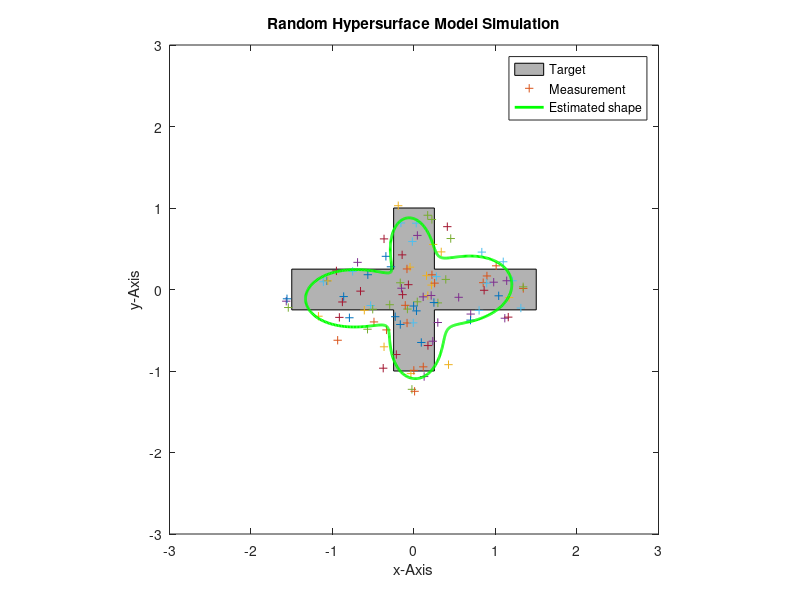

Reproduce this figure in MATLAB.
% Implementation of Star-Convex RHMs using Fourier Coefficients and the UKF according to the paper 
%
% M. Baum and U. D. Hanebeck, "Shape tracking of extended objects and group targets with star-convex RHMs," 
% 14th International Conference on Information Fusion, Chicago, IL, 2011, pp. 1-8.
% URL: http://ieeexplore.ieee.org/stamp/stamp.jsp?tp=&arnumber=5977661&isnumber=5977431
%
% Source code written by Robin Sandkuehler & Marcus Baum 

function randomHypersurfaceModel_2011(numberOfMeasurement)
if nargin ==0
numberOfMeasurement= 100;
end
% Number of Fourier coefficients
nr_Fourier_coeff = 11;

% State describtion prior [b0--bn, x, y]
x = zeros(nr_Fourier_coeff + 2, 1);
x(1) = 1.5;

% State covariance prior
C_x = diag([ones(1, nr_Fourier_coeff).*0.02, 0.3, 0.3]);

% Measurement noise
measurementNoise = diag([0.2, 0.2].^2);

% Scale properties
scale.mean = 0.7;
scale.variance = 0.08;

% Angular resolution for plotting
phi_vec = [0:0.01:2*pi];

% Object size
a = 3;      % -- width of the horizontal rectangle
b = 0.5;    % | height of the horizontal rectangle
c = 2;      % | height of the vertical rectangle
d = 0.5;    % -- width of the vertical rectangle

sizeObject = [a b c d];

% Object shape bounds
objectBounds = [[-d, -c];[d, -c];[d, -b];[a, -b];[a, b];[d, b];[d, c];
    [-d, c];[-d, b];[-a, b];[-a, -b];[-d, -b]]' ./ 2;


% Main

% Plot
h_object = fill(objectBounds(1, :), objectBounds(2, :), [.7 .7 .7]);
hold on
xlim([-3 3]);
ylim([-3 3]);
axis equal
xlabel('x-Axis')
ylabel('y-Axis')
title('Random Hypersurface Model Simulation')



for j = 1 : numberOfMeasurement
    
    % Get new measurement
    newMeasurement = getNewMeasurement(sizeObject, measurementNoise);
    
    % Filter step
    [x, C_x] = UKF_FilterStep(x, C_x, newMeasurement, [scale.mean; [0 0]'], ...
        blkdiag(scale.variance, measurementNoise), @f_meas_pseudo_squared, nr_Fourier_coeff);
    
    % Plot
    shape = calcShape(phi_vec, x, nr_Fourier_coeff);
    
    h_measure = plot(newMeasurement(1), newMeasurement(2), '+');
    h_shape =  plot(shape(1, :), shape(2, :), 'g-', 'linewidth', 2);
    legend([h_object, h_measure, h_shape],'Target', 'Measurement', 'Estimated shape')
    drawnow;
    
    if j ~= numberOfMeasurement
        delete(h_shape)
    end
    
end

hold off
end



function measurement =  getNewMeasurement( sizeObject, measurementNoise )

a = sizeObject(1); % -- width of the horizontal rectangle
b = sizeObject(2); % | height of the horizontal rectangle
c = sizeObject(3); % | height of the vertical rectangle
d = sizeObject(4); % -- width of the vertical rectangle

measurementsourceNotValid = 1;

while measurementsourceNotValid
    
    %Measurementsoure
    x = -a/2 + a.*rand(1, 1);
    y = -c/2 + c.*rand(1, 1);
    
    if y > b/2 && x < -d/2 || y > b/2 && x > d/2 ||...
       y < -b/2 && x < -d/2 || y < -b/2 && x > d/2
        
        x = -a/2 + a.*rand(1, 1);
        y = -c/2 + c.*rand(1, 1);
        
    else
        measurementsourceNotValid = 0;
    end
end

% Add zero-mean Gaussian noise to the measurement sources
measurement = [x; y] + (randn(1, 2) * chol(measurementNoise))';
end

function pseudoMeasurement = f_meas_pseudo_squared(x, noise, y, nr_Fourier_coeff)

numberOfSigmaPoints = size(x, 2);
pseudoMeasurement = zeros(1, numberOfSigmaPoints);

for j = 1 : numberOfSigmaPoints
    
    s = noise(1, j);
    v = noise(2:3, j);
    b = x(1:nr_Fourier_coeff, j);
    m = x(nr_Fourier_coeff + 1:nr_Fourier_coeff + 2, j);
    
    theta = atan2(y(2) - m(2), y(1) - m(1))+2*pi;

    R = calcFourierCoeff(theta, nr_Fourier_coeff);
    
    e = [cos(theta); sin(theta)];
    
    pseudoMeasurement(j) = (norm( m - y ))^2 - (s^2 *(R * b).^2 + 2 * s * R * b * e' * v + norm(v)^2);
end
end




function fourie_coff = calcFourierCoeff(theta, nr_Fourier_coeff)

fourie_coff(1) = 0.5;

index = 1;
for i = 2 : 2 : (nr_Fourier_coeff - 1)
    fourie_coff(i : i + 1) = [cos(index * theta) sin(index * theta)];
    index = index + 1;
end


end


function shape = calcShape(phi_vec, x, nr_Fourier_coeff)

shape = zeros(2, length(phi_vec));

for i = 1 : length(phi_vec)
    phi = phi_vec(i);
    R = calcFourierCoeff(phi, nr_Fourier_coeff);
    e = [cos(phi) sin(phi)]';
    shape(:, i) = R * x(1:end - 2) * e + x(end - 1:end);
end

end

function [x_e, C_e] = UKF_FilterStep(x, C, measurement, measurementNoiseMean, ...
    measurementNoiseCovariance, measurementFunctionHandle, numberOfFourierCoef)

alpha = 1;
beta = 0;
kappa = 0;

% Calculate Sigma Points

%Stack state and noise mean
x_ukf = [x; measurementNoiseMean];


%Stack state and noise Covariance
C_ukf = blkdiag(C, measurementNoiseCovariance);

n = size(x_ukf, 1);
n_state = size(x, 1);

lamda = alpha^2 * (n + kappa) - n;


% Calculate Weights Mean
WM(1) = lamda / (n + lamda);
WM(2 : 2 * n + 1) = 1 / (2 * (n + lamda));
% Calculate Weights Covariance
WC(1) = (lamda / (n + lamda)) + (1 - alpha^2 + beta);
WC(2 : 2 * n + 1) = 1 / (2 * (n + lamda));

%Calculate Sigma Points
A = sqrt(n + lamda) * chol(C_ukf)';

xSigma = [zeros(size(x_ukf)) -A A];
xSigma = xSigma + repmat(x_ukf, 1, size(xSigma, 2));

% Filterstep
z = 0;
C_yy = 0;
C_xy = 0;

zSigmaPredict = feval(measurementFunctionHandle, xSigma(1:n_state,:), xSigma(n_state + 1:n, :), measurement, numberOfFourierCoef );

for i = 1 : size(zSigmaPredict, 2);
    z = z + ( zSigmaPredict(:,i) * WM(i) );
end


for i = 1 : size(zSigmaPredict, 2)
    C_yy = C_yy + WC(i) * ( (zSigmaPredict(:,i) - z ) * ( zSigmaPredict(:,i) - z )') ;
    C_xy = C_xy + WC(i) * ( (xSigma(1:size(x, 1),i) - x ) * ( zSigmaPredict(:,i) - z )');
end

K = C_xy / C_yy;
x_e = x + K * (zeros(size(z)) - z);
C_e = C - K * (C_yy) * K';

end